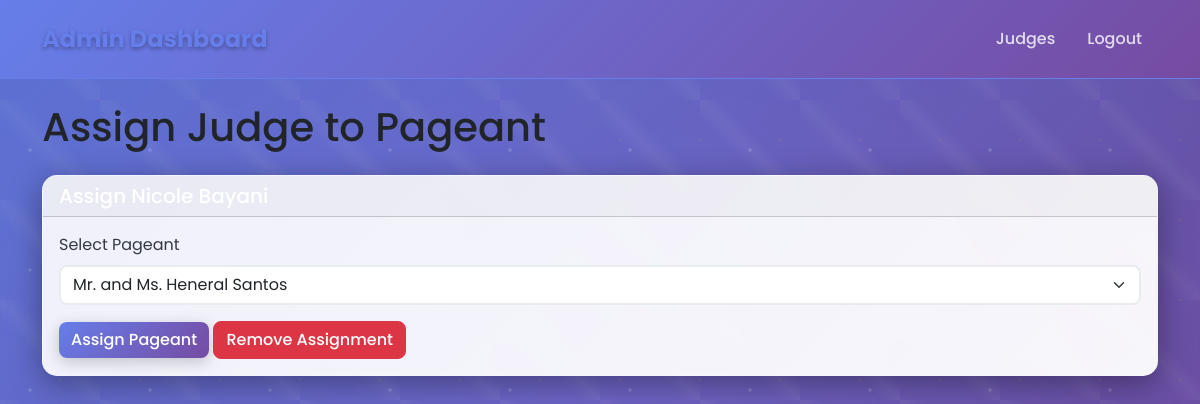
The app's page /admin/assign_judge.php?id=4 (signed in) with its own data.
### tables this page shows
CREATE TABLE `users` (
  `id` int(11) NOT NULL,
  `username` varchar(50) NOT NULL,
  `password` varchar(255) NOT NULL,
  `role` enum('admin','judge') NOT NULL,
  `full_name` varchar(100) NOT NULL,
  `created_at` timestamp NOT NULL DEFAULT current_timestamp()
);

CREATE TABLE `judge_assignments` (
  `id` int(11) NOT NULL,
  `judge_id` int(11) NOT NULL,
  `pageant_id` int(11) NOT NULL,
  `created_at` timestamp NOT NULL DEFAULT current_timestamp()
);

CREATE TABLE `pageants` (
  `id` int(11) NOT NULL,
  `name` varchar(255) NOT NULL,
  `theme` varchar(255) DEFAULT NULL,
  `gender_type` enum('female','male','both') NOT NULL DEFAULT 'female',
  `primary_color` varchar(7) DEFAULT '#667eea',
  `secondary_color` varchar(7) DEFAULT '#764ba2',
  `accent_color` varchar(7) DEFAULT '#ffd700',
  `logo_image` varchar(255) DEFAULT NULL,
  `created_at` timestamp NOT NULL DEFAULT current_timestamp()
);

### admin/assign_judge.php (the view, shortened to what this page needs)
<?php
$database = new Database();
$db = $database->getConnection();
$judge_id = isset($_GET['id']) ? $_GET['id'] : die('Judge ID not specified.');
$stmt = $db->prepare("SELECT * FROM users WHERE id = ? AND role = 'judge'");
$stmt->execute([$judge_id]);
$judge = $stmt->fetch(PDO::FETCH_ASSOC);
$stmt = $db->prepare("SELECT * FROM pageants ORDER BY name");
$stmt->execute();
$pageants = $stmt->fetchAll(PDO::FETCH_ASSOC);
$stmt = $db->prepare("SELECT pageant_id FROM judge_assignments WHERE judge_id = ?");
$stmt->execute([$judge_id]);
$current_assignment = $stmt->fetch(PDO::FETCH_ASSOC);
?>
<!DOCTYPE html>
<html lang="en">
<head>
    <link href="https://cdn.jsdelivr.net/npm/bootstrap@5.3.0/dist/css/bootstrap.min.css" rel="stylesheet">
    <link rel="stylesheet" href="https://cdnjs.cloudflare.com/ajax/libs/font-awesome/6.0.0/css/all.min.css">
    <link rel="stylesheet" href="../assets/css/style.css">
</head>
<body>
    <nav class="navbar navbar-expand-lg navbar-dark bg-primary">
        <div class="container">
            <a class="navbar-brand" href="dashboard.php">Admin Dashboard</a>
            <div class="navbar-nav ms-auto">
                <a class="nav-link" href="judges.php">Judges</a>
                <a class="nav-link" href="../auth/logout.php">Logout</a>
            </div>
        </div>
    </nav>
    <div class="container mt-4">
        <h1 class="mb-4">Assign Judge to Pageant</h1>
        <div class="card">
            <div class="card-header">
                <h5 class="mb-0">Assign <?php echo htmlspecialchars($judge['full_name']); ?></h5>
            </div>
            <div class="card-body">
                <form method="POST">
                    <div class="mb-3">
                        <label for="pageant_id" class="form-label">Select Pageant</label>
                        <select class="form-select" id="pageant_id" name="pageant_id">
                            <?php foreach ($pageants as $pageant): ?>
                                <option value="<?php echo $pageant['id']; ?>" <?php echo ($current_assignment && $current_assignment['pageant_id'] == $pageant['id']) ? 'selected' : ''; ?>>
                                    <?php echo htmlspecialchars($pageant['name']); ?>
                                </option>
                            <?php endforeach; ?>
                        </select>
                    </div>
                    <button type="submit" name="assign_pageant" class="btn btn-primary">Assign Pageant</button>
                    <?php if ($current_assignment): ?>
                        <button type="submit" name="remove_assignment" class="btn btn-danger" onclick="return confirm('Are you sure you want to remove this assignment?')">Remove Assignment</button>
                    <?php endif; ?>
                </form>
            </div>
        </div>
    </div>
</body>
</html>

### assets/css/style.css (style rules this page uses)
:root { --primary-gradient: linear-gradient(135deg, #667eea 0%, #764ba2 100%); --secondary-gradient: linear-gradient(135deg, #f093fb 0%, #f5576c 100%); --success-gradient: linear-gradient(135deg, #4facfe 0%, #00f2fe 100%); --warning-gradient: linear-gradient(135deg, #43e97b 0%, #38f9d7 100%); --gold-gradient: linear-gradient(135deg, #ffd700 0%, #ffed4e 50%, #ffd700 100%); --silver-gradient: linear-gradient(135deg, #c0c0c0 0%, #e8e8e8 50%, #c0c0c0 100%); --bronze-gradient: linear-gradient(135deg, #cd7f32 0%, #daa520 50%, #cd7f32 100%); --royal-gradient: linear-gradient(135deg, #8B5CF6 0%, #A855F7 25%, #C084FC 50%, #DDD6FE 75%, #8B5CF6 100%); --diamond-gradient: linear-gradient(135deg, #E0E7FF 0%, #C7D2FE 25%, #A5B4FC 50%, #818CF8 75%, #6366F1 100%); --shadow-soft: 0 10px 40px rgba(0, 0, 0, 0.1); --shadow-medium: 0 15px 50px rgba(0, 0, 0, 0.15); --shadow-strong: 0 25px 80px rgba(0, 0, 0, 0.25); --shadow-glow: 0 0 40px rgba(255, 215, 0, 0.4); }
* { margin: 0; padding: 0; box-sizing: border-box; }
body { font-family: 'Poppins', sans-serif; background: linear-gradient(120deg, #f093fb 0%, #f5576c 25%, #764ba2 50%, #667eea 75%, #4facfe 100%); background-size: 400% 400%; background-attachment: fixed; animation: gradientShift 15s ease infinite; min-height: 100vh; overflow-x: hidden; position: relative; }
body::before { content: ''; position: fixed; top: 0; left: 0; width: 100%; height: 100%; background-image: radial-gradient(circle at 25% 25%, rgba(255, 255, 255, 0.15) 2px, transparent 2px), radial-gradient(circle at 75% 75%, rgba(255, 215, 0, 0.1) 1px, transparent 1px), radial-gradient(circle at 50% 50%, rgba(138, 92, 246, 0.1) 3px, transparent 3px), linear-gradient(45deg, transparent 40%, rgba(255, 255, 255, 0.05) 50%, transparent 60%); background-size: 120px 120px, 80px 80px, 200px 200px, 100px 100px; animation: particleFloat 25s linear infinite, sparkle 8s ease-in-out infinite; pointer-events: none; z-index: -1; }
body::after { content: ''; position: fixed; top: 0; left: 0; width: 100%; height: 100%; background: radial-gradient(ellipse at center, transparent 0%, rgba(0, 0, 0, 0.1) 100%); pointer-events: none; z-index: -1; }
.card { background: rgba(255, 255, 255, 0.1); backdrop-filter: blur(10px); border: 1px solid rgba(255, 255, 255, 0.2); border-radius: 15px; box-shadow: 0 8px 32px 0 rgba(0, 0, 0, 0.37); transition: transform 0.3s ease, box-shadow 0.3s ease; color: #fff; }
.card .card-header { color: #fff; font-weight: 600; }
.card .card-body { color: #fff; }
.card .form-label { color: #343a40 !important; }
.navbar { background: rgba(255, 255, 255, 0.1); backdrop-filter: blur(10px); border-bottom: 1px solid rgba(255, 255, 255, 0.2); padding: 1rem 0; transition: background 0.3s ease; }
.navbar-brand { font-weight: bold; font-size: 1.5rem; color: #fff !important; text-shadow: 0 2px 4px rgba(0,0,0,0.3); }
.navbar .nav-link { color: rgba(255, 255, 255, 0.8) !important; font-weight: 500; transition: color 0.3s ease; margin: 0 0.5rem; }
.btn-primary { background: var(--primary-gradient); border: none; color: white; font-weight: 500; transition: all 0.3s ease; box-shadow: 0 4px 15px rgba(0, 0, 0, 0.2); }
.btn { border-radius: 8px; font-weight: 500; transition: all 0.3s ease; }
.form-control, .form-select { border-radius: 8px; border: 2px solid #e9ecef; transition: border-color 0.3s ease; }

### records on screen
users: full_name "Nicole Bayani"
judge_assignments: pageant_id "Mr. and Ms. Heneral Santos"
